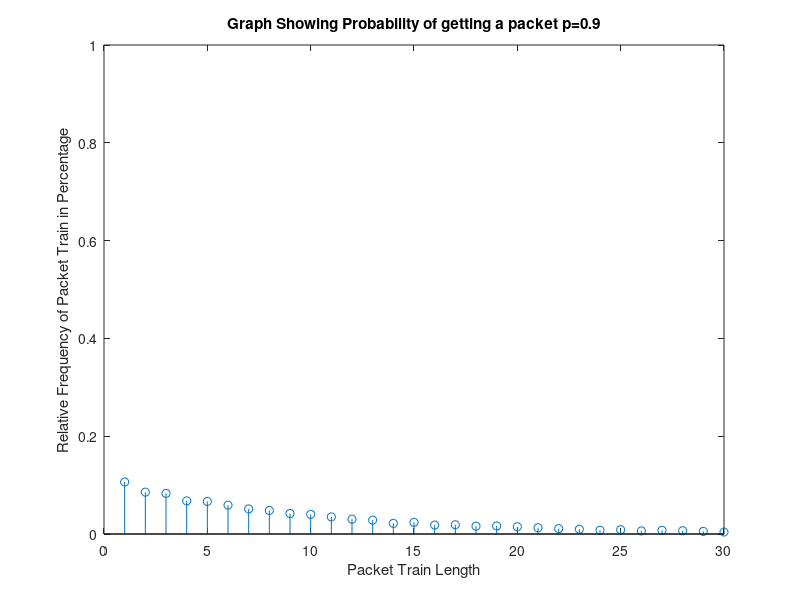

Here is the MATLAB script that generated this plot:
length = 100000;
probability= .9;
tracker= zeros(1,length);
train = zeros(1,length); % Creates a 1x100000 (=row vector) containing 100000 zeros.
pointer1=1;
counter=0;
while( length >= pointer1 )
     x= rand;
    if x <=probability
       train(pointer1) = 1;
       counter=counter +1 ;
    elseif counter==0 
    else
         tracker(counter)= tracker(counter)+1;
         counter=0;
    end
  pointer1 = pointer1 + 1;
end
bottomFreq=sum(tracker);
totFreq=tracker/bottomFreq;
stem(totFreq)
title('Graph Showing Probability of getting a packet p=0.9')
xlabel('Packet Train Length')
ylabel('Relative Frequency of Packet Train in Percentage')
axis([0 30 0 1])

















